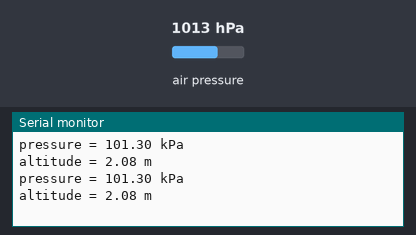
Bench run of a sketch on a simulated Arduino Nano 33 BLE. Shown: the last lines printed to the serial monitor. The inputs (shaded band) are chosen by the test bench; at power-on: air pressure 1013 hPa.

Above: at 1.8 s.
1.9 s: air pressure set to 952 hPa
At 2.8 s:
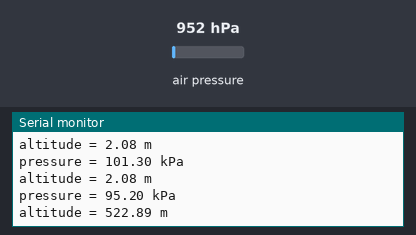
3.4 s: air pressure set to 975 hPa
At 4.6 s:
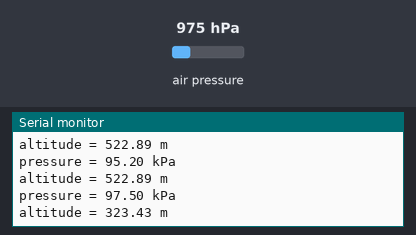
Timing chart, 0 to 6.4 s (numbered marks = the images above; inputs shaded):
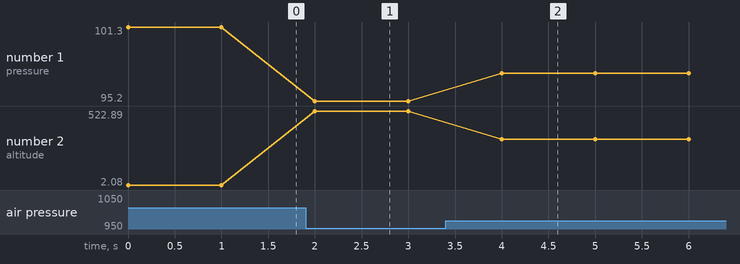

The sketch:

barometric_pressure_altitude.ino
```cpp
#include <Arduino_LPS22HB.h>

void setup() {
  // put your setup code here, to run once:
  Serial.begin(9600);
  while (!Serial);

  if (!BARO.begin()) {
    Serial.println("Failed to initialize pressure sensor!");
    while (1);
  }

}

void loop() {
  // put your main code here, to run repeatedly:
  float pressure = BARO.readPressure();

  float altitude = 44330 * ( 1 - pow(pressure/101.325, 1/5.255) );

  Serial.print("pressure = ");
  Serial.print(pressure);
  Serial.println(" kPa");

  Serial.print("altitude = ");
  Serial.print(altitude);
  Serial.println(" m");


  delay(1000);
}
```

Measured:
- after the input at 1.9 s, the serial monitor: prints a new line after 0.10 s (image 1)
- after the input at 3.4 s, the serial monitor: prints a new line after 0.60 s (image 2)
- plotted number 1: 101.3 → 95.2 after the input at 1.9 s, 95.2 → 97.5 after the input at 3.4 s
- plotted number 2: 2.08 → 522.89 after the input at 1.9 s, 522.89 → 323.43 after the input at 3.4 s
